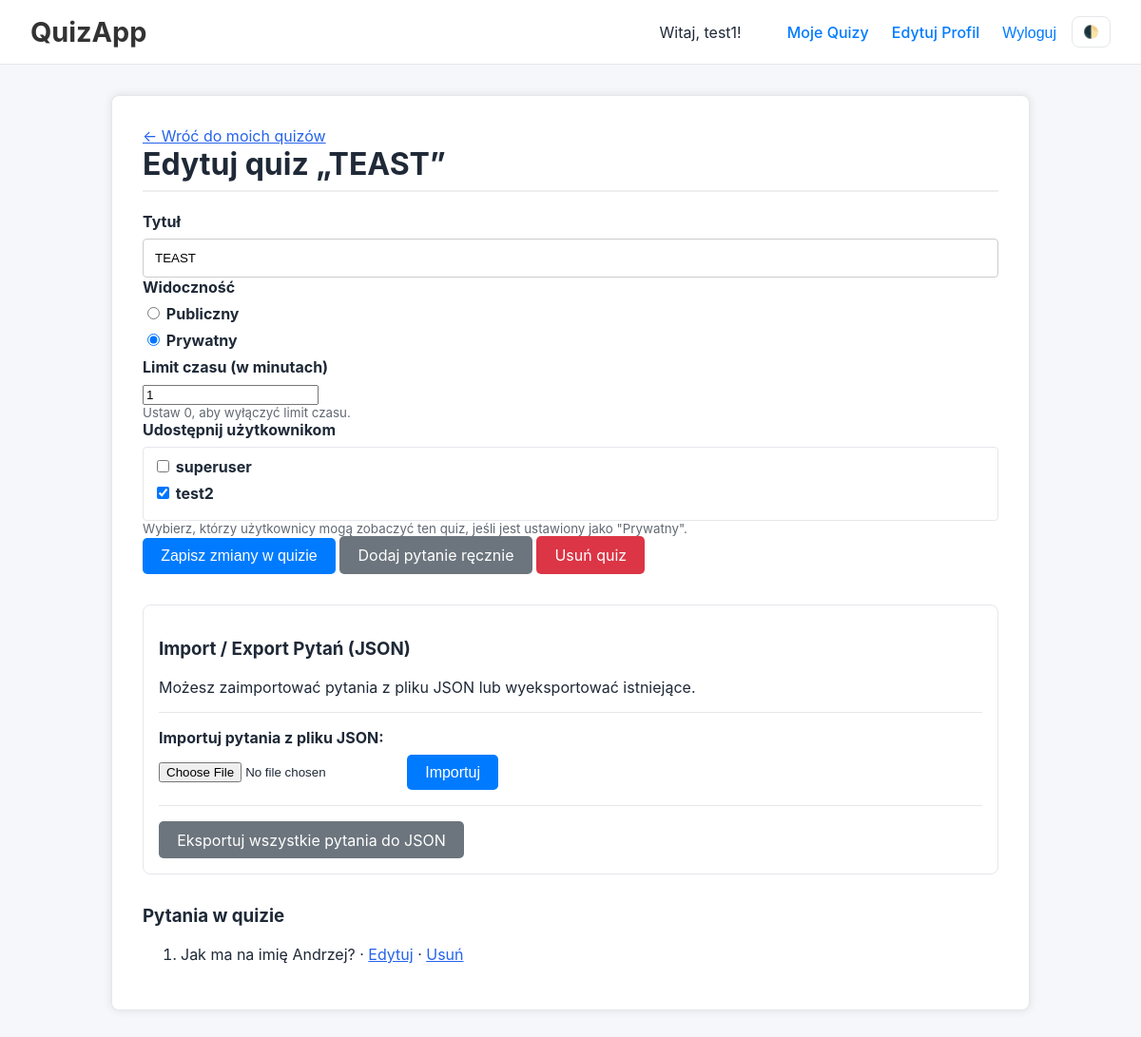
The page /edit/2/ (signed in) on the database as committed earlier.
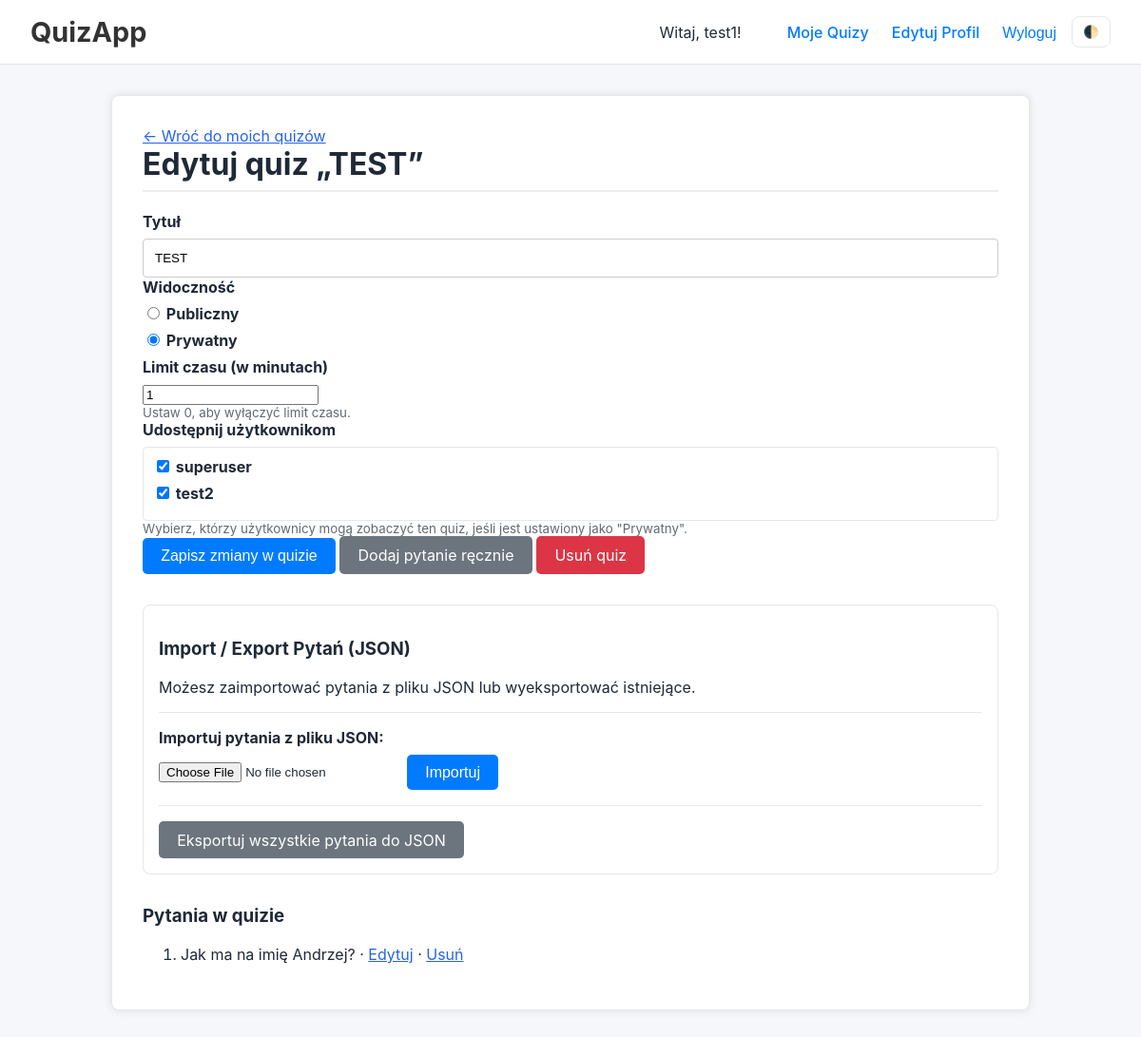
The same page on the database as committed later.
### quizzes/models.py (models this page shows, shortened)
class Quiz(models.Model):
    class Visibility(models.TextChoices):
        PUBLIC = 'PUBLIC', 'Publiczny'
        PRIVATE = 'PRIVATE', 'Prywatny'
    title = models.CharField(max_length=255)
    author = models.ForeignKey(settings.AUTH_USER_MODEL, on_delete=models.CASCADE)
    visibility = models.CharField(max_length=10, choices=Visibility.choices, default=Visibility.PRIVATE)
    time_limit = models.IntegerField(
        default=0,
        verbose_name="Limit czasu (w minutach)",
        help_text="Ustaw 0, aby wyłączyć limit czasu."
    )
    shared_with = models.ManyToManyField(
        settings.AUTH_USER_MODEL,
        related_name='shared_quizzes', # Umożliwia user.shared_quizzes.all()
        blank=True, # Udostępnianie jest opcjonalne
        verbose_name="Udostępnij dla"
    )

### quizzes/views.py (the view)
# urls.py: path('edit/<int:pk>/', views.quiz_edit_view, name='quiz-edit'),
@login_required
def quiz_edit_view(request, pk):
    quiz = get_object_or_404(Quiz, pk=pk, author=request.user)
    if request.method == 'POST':
        form = QuizForm(request.POST, instance=quiz)
        form.fields['shared_with'].queryset = User.objects.exclude(pk=request.user.pk)
        if form.is_valid():
            form.save() # Domyślnie zapisuje też M2M
            messages.success(request, "Zapisano zmiany w quizie.")
            return redirect('quiz-edit', pk=quiz.pk)
    else:
        form = QuizForm(instance=quiz)
        form.fields['shared_with'].queryset = User.objects.exclude(pk=request.user.pk)
    return render(request, 'quizzes/quiz_form.html', {'quiz_form': form, 'quiz': quiz})

### quizzes/forms.py
class QuizForm(forms.ModelForm):
    shared_with = forms.ModelMultipleChoiceField(
        queryset=User.objects.none(), # Zaczynamy od pustego QuerySet, widok je ustawi
        widget=forms.CheckboxSelectMultiple,
        required=False,
        label="Udostępnij użytkownikom"
    )
    class Meta:
        model = Quiz
        fields = ['title', 'visibility', 'time_limit', 'shared_with']
        labels = {
            'title': 'Tytuł Quizu',
            'visibility': 'Widoczność',
        }
        widgets = {
            'time_limit': forms.NumberInput(attrs={'min': 0, 'step': 1}),
            'visibility': forms.RadioSelect, # Lepsze niż <select>
        }

### templates/quizzes/quiz_form.html (shortened to what this page needs)
{% extends 'base.html' %}
{% block content %}
  {% if not is_new and quiz %}
    <a href="{% url 'my-quizzes' %}">&larr; Wróć do moich quizów</a>
  {% endif %}
  <h1>
    {% if is_new %}Utwórz nowy quiz
    {% else %}Edytuj quiz „{{ quiz.title }}”
    {% endif %}
  </h1>
  <form method="post" novalidate>
    <div class="mb-3">
      <label for="{{ quiz_form.title.id_for_label }}" class="form-label">Tytuł</label>
      {{ quiz_form.title }}
    </div>
    <div class="mb-3">
      <label for="{{ quiz_form.visibility.id_for_label }}" class="form-label">Widoczność</label>
      {{ quiz_form.visibility }}
    </div>
    <div class="mb-3">
      <label for="{{ quiz_form.time_limit.id_for_label }}" class="form-label">{{ quiz_form.time_limit.label }}</label>
      {{ quiz_form.time_limit }}
      <small style="display: block; opacity: 0.7;">{{ quiz_form.time_limit.help_text }}</small>
    </div>
    <div class="mb-3">
      <label class="form-label">{{ quiz_form.shared_with.label }}</label>
      <div style="max-height: 200px; overflow-y: auto; border: 1px solid var(--border); padding: 10px; border-radius: 4px;">
        {{ quiz_form.shared_with }}
      </div>
      <small style="display: block; opacity: 0.7;">Wybierz, którzy użytkownicy mogą zobaczyć ten quiz, jeśli jest ustawiony jako "Prywatny".</small>
    </div>
    <button type="submit" class="btn btn-primary">
      {% if is_new %}Utwórz i przejdź do dodawania pytań{% else %}Zapisz zmiany w quizie{% endif %}
    </button>
    {% if not is_new and quiz %}
      <a class="btn btn-secondary" href="{% url 'question-create' quiz_pk=quiz.pk %}">Dodaj pytanie ręcznie</a>
      <a class="btn btn-danger" href="{% url 'quiz-delete' pk=quiz.pk %}">Usuń quiz</a>
    {% endif %}
  </form>
  {% if not is_new and quiz %}
    <div style="border: 1px solid var(--border); padding: 1rem; margin-top: 2rem; border-radius: 8px;">
        <h3>Import / Export Pytań (JSON)</h3>
        <p>Możesz zaimportować pytania z pliku JSON lub wyeksportować istniejące.</p>
        <form action="{% url 'quiz-import-json' pk=quiz.pk %}" method="post" enctype="multipart/form-data" style="margin-bottom: 1rem; padding-top: 1rem; border-top: 1px solid var(--border);">
            <label for="json_file_input" class="form-label" style="font-weight: bold;">Importuj pytania z pliku JSON:</label>
            <div style="display: flex; gap: 0.5rem; align-items: center;">
                <input type="file" name="json_file" id="json_file_input" accept=".json" required class="form-control" style="width: auto;">
                <button type="submit" class="btn btn-primary">Importuj</button>
            </div>
        </form>
        <div style="margin-top: 1rem; padding-top: 1rem; border-top: 1px solid var(--border);">
            <a href="{% url 'quiz-export-json' pk=quiz.pk %}" class="btn btn-secondary">Eksportuj wszystkie pytania do JSON</a>
        </div>
    </div>
    <h3 style="margin-top:2rem;">Pytania w quizie</h3>
    {% if quiz.questions.exists %}
      <ol>
        {% for q in quiz.questions.all %}
          <li>
            {{ q.text }}
            · <a href="{% url 'question-edit' pk=q.pk %}">Edytuj</a>
            · <a href="{% url 'question-delete' pk=q.pk %}">Usuń</a>
          </li>
        {% endfor %}
      </ol>
    {% else %}
      <p>Brak pytań. Dodaj je ręcznie, wygeneruj (jeśli dostępne) lub zaimportuj z pliku JSON.</p>
    {% endif %}
  {% endif %}
{% endblock %}

Rows that differ between the two databases and show on the page:
changed Quiz "☐ Publiczny ☑ Prywatny": title "TEAST" → "TEST"
Other text that changed with them:
form field shared_with: "☐ ☑" → "☑ ☑"
